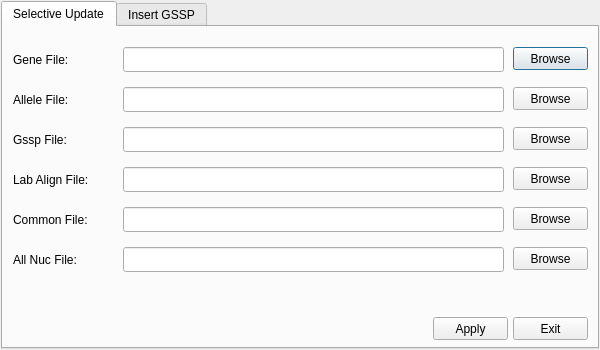
<?xml version="1.0" encoding="UTF-8"?>
<ui version="4.0">
 <class>UpdateDataDlg</class>
 <widget class="QDialog" name="UpdateDataDlg">
  <property name="geometry">
   <rect>
    <x>0</x>
    <y>0</y>
    <width>600</width>
    <height>350</height>
   </rect>
  </property>
  <property name="windowTitle">
   <string>SoapTyping</string>
  </property>
  <property name="windowIcon">
   <iconset resource="../hla.qrc">
    <normaloff>:/png/images/about.png</normaloff>:/png/images/about.png</iconset>
  </property>
  <widget class="QTabWidget" name="tabWidget">
   <property name="geometry">
    <rect>
     <x>1</x>
     <y>1</y>
     <width>598</width>
     <height>348</height>
    </rect>
   </property>
   <property name="currentIndex">
    <number>0</number>
   </property>
   <widget class="QWidget" name="tab">
    <attribute name="title">
     <string>Selective Update</string>
    </attribute>
    <widget class="QLabel" name="label">
     <property name="geometry">
      <rect>
       <x>10</x>
       <y>20</y>
       <width>81</width>
       <height>25</height>
      </rect>
     </property>
     <property name="text">
      <string>Gene File:</string>
     </property>
    </widget>
    <widget class="QLabel" name="label_2">
     <property name="geometry">
      <rect>
       <x>10</x>
       <y>60</y>
       <width>81</width>
       <height>25</height>
      </rect>
     </property>
     <property name="text">
      <string>Allele File:</string>
     </property>
    </widget>
    <widget class="QLabel" name="label_3">
     <property name="geometry">
      <rect>
       <x>10</x>
       <y>100</y>
       <width>71</width>
       <height>25</height>
      </rect>
     </property>
     <property name="text">
      <string>Gssp File:</string>
     </property>
    </widget>
    <widget class="QLabel" name="label_4">
     <property name="geometry">
      <rect>
       <x>10</x>
       <y>140</y>
       <width>101</width>
       <height>25</height>
      </rect>
     </property>
     <property name="text">
      <string>Lab Align File:</string>
     </property>
    </widget>
    <widget class="QLabel" name="label_5">
     <property name="geometry">
      <rect>
       <x>10</x>
       <y>180</y>
       <width>81</width>
       <height>25</height>
      </rect>
     </property>
     <property name="text">
      <string>Common File:</string>
     </property>
    </widget>
    <widget class="QLineEdit" name="lineEdit_Gene">
     <property name="geometry">
      <rect>
       <x>120</x>
       <y>20</y>
       <width>381</width>
       <height>25</height>
      </rect>
     </property>
    </widget>
    <widget class="QLineEdit" name="lineEdit_Allele">
     <property name="geometry">
      <rect>
       <x>120</x>
       <y>60</y>
       <width>381</width>
       <height>25</height>
      </rect>
     </property>
    </widget>
    <widget class="QLineEdit" name="lineEdit_Gssp">
     <property name="geometry">
      <rect>
       <x>120</x>
       <y>100</y>
       <width>381</width>
       <height>25</height>
      </rect>
     </property>
    </widget>
    <widget class="QLineEdit" name="lineEdit_LabAlign">
     <property name="geometry">
      <rect>
       <x>120</x>
       <y>140</y>
       <width>381</width>
       <height>25</height>
      </rect>
     </property>
    </widget>
    <widget class="QLineEdit" name="lineEdit_Common">
     <property name="geometry">
      <rect>
       <x>120</x>
       <y>180</y>
       <width>381</width>
       <height>25</height>
      </rect>
     </property>
    </widget>
    <widget class="QPushButton" name="btnGene">
     <property name="geometry">
      <rect>
       <x>510</x>
       <y>20</y>
       <width>75</width>
       <height>23</height>
      </rect>
     </property>
     <property name="text">
      <string>Browse</string>
     </property>
    </widget>
    <widget class="QPushButton" name="btnAllele">
     <property name="geometry">
      <rect>
       <x>510</x>
       <y>60</y>
       <width>75</width>
       <height>23</height>
      </rect>
     </property>
     <property name="text">
      <string>Browse</string>
     </property>
    </widget>
    <widget class="QPushButton" name="btnGssp">
     <property name="geometry">
      <rect>
       <x>510</x>
       <y>100</y>
       <width>75</width>
       <height>23</height>
      </rect>
     </property>
     <property name="text">
      <string>Browse</string>
     </property>
    </widget>
    <widget class="QPushButton" name="btnLabAlign">
     <property name="geometry">
      <rect>
       <x>510</x>
       <y>140</y>
       <width>75</width>
       <height>23</height>
      </rect>
     </property>
     <property name="text">
      <string>Browse</string>
     </property>
    </widget>
    <widget class="QPushButton" name="btnCommon">
     <property name="geometry">
      <rect>
       <x>510</x>
       <y>180</y>
       <width>75</width>
       <height>23</height>
      </rect>
     </property>
     <property name="text">
      <string>Browse</string>
     </property>
    </widget>
    <widget class="QPushButton" name="btnApply">
     <property name="geometry">
      <rect>
       <x>430</x>
       <y>290</y>
       <width>75</width>
       <height>23</height>
      </rect>
     </property>
     <property name="text">
      <string>Apply</string>
     </property>
    </widget>
    <widget class="QPushButton" name="btnExit">
     <property name="geometry">
      <rect>
       <x>510</x>
       <y>290</y>
       <width>75</width>
       <height>23</height>
      </rect>
     </property>
     <property name="text">
      <string>Exit</string>
     </property>
    </widget>
    <widget class="QLabel" name="label_">
     <property name="geometry">
      <rect>
       <x>10</x>
       <y>220</y>
       <width>81</width>
       <height>25</height>
      </rect>
     </property>
     <property name="text">
      <string>All Nuc File:</string>
     </property>
    </widget>
    <widget class="QLineEdit" name="lineEdit_Nuc">
     <property name="geometry">
      <rect>
       <x>120</x>
       <y>220</y>
       <width>381</width>
       <height>25</height>
      </rect>
     </property>
    </widget>
    <widget class="QPushButton" name="btnNuc">
     <property name="geometry">
      <rect>
       <x>510</x>
       <y>220</y>
       <width>75</width>
       <height>23</height>
      </rect>
     </property>
     <property name="text">
      <string>Browse</string>
     </property>
    </widget>
   </widget>
   <widget class="QWidget" name="tab_2">
    <attribute name="title">
     <string>Insert GSSP</string>
    </attribute>
    <widget class="QLabel" name="label_6">
     <property name="geometry">
      <rect>
       <x>10</x>
       <y>10</y>
       <width>111</width>
       <height>25</height>
      </rect>
     </property>
     <property name="text">
      <string>GSSP Name:</string>
     </property>
    </widget>
    <widget class="QLabel" name="label_7">
     <property name="geometry">
      <rect>
       <x>210</x>
       <y>10</y>
       <width>111</width>
       <height>25</height>
      </rect>
     </property>
     <property name="text">
      <string>Gene Name:</string>
     </property>
    </widget>
    <widget class="QLabel" name="label_8">
     <property name="geometry">
      <rect>
       <x>400</x>
       <y>10</y>
       <width>111</width>
       <height>25</height>
      </rect>
     </property>
     <property name="text">
      <string>Exon Index[1,8]</string>
     </property>
    </widget>
    <widget class="QLineEdit" name="lineEdit_Gssp_Name">
     <property name="geometry">
      <rect>
       <x>8</x>
       <y>40</y>
       <width>185</width>
       <height>25</height>
      </rect>
     </property>
    </widget>
    <widget class="QLineEdit" name="lineEdit_Gene_Name">
     <property name="geometry">
      <rect>
       <x>203</x>
       <y>40</y>
       <width>185</width>
       <height>25</height>
      </rect>
     </property>
    </widget>
    <widget class="QLineEdit" name="lineEdit_Exon">
     <property name="geometry">
      <rect>
       <x>398</x>
       <y>40</y>
       <width>185</width>
       <height>25</height>
      </rect>
     </property>
    </widget>
    <widget class="QLineEdit" name="lineEdit_FR">
     <property name="geometry">
      <rect>
       <x>8</x>
       <y>110</y>
       <width>185</width>
       <height>25</height>
      </rect>
     </property>
    </widget>
    <widget class="QLineEdit" name="lineEdit_Base">
     <property name="geometry">
      <rect>
       <x>398</x>
       <y>110</y>
       <width>185</width>
       <height>25</height>
      </rect>
     </property>
    </widget>
    <widget class="QLabel" name="label_9">
     <property name="geometry">
      <rect>
       <x>10</x>
       <y>80</y>
       <width>111</width>
       <height>25</height>
      </rect>
     </property>
     <property name="text">
      <string>F or R(F/R):</string>
     </property>
    </widget>
    <widget class="QLabel" name="label_10">
     <property name="geometry">
      <rect>
       <x>400</x>
       <y>80</y>
       <width>111</width>
       <height>25</height>
      </rect>
     </property>
     <property name="text">
      <string>GSSP Bases:</string>
     </property>
    </widget>
    <widget class="QLineEdit" name="lineEdit_Pos">
     <property name="geometry">
      <rect>
       <x>203</x>
       <y>110</y>
       <width>185</width>
       <height>25</height>
      </rect>
     </property>
    </widget>
    <widget class="QLabel" name="label_11">
     <property name="geometry">
      <rect>
       <x>210</x>
       <y>80</y>
       <width>111</width>
       <height>25</height>
      </rect>
     </property>
     <property name="text">
      <string>GSSP Position:</string>
     </property>
    </widget>
    <widget class="QPushButton" name="btnClear">
     <property name="geometry">
      <rect>
       <x>350</x>
       <y>290</y>
       <width>75</width>
       <height>23</height>
      </rect>
     </property>
     <property name="text">
      <string>Clear</string>
     </property>
    </widget>
    <widget class="QPushButton" name="btnInsert">
     <property name="geometry">
      <rect>
       <x>430</x>
       <y>290</y>
       <width>75</width>
       <height>23</height>
      </rect>
     </property>
     <property name="text">
      <string>Insert</string>
     </property>
    </widget>
    <widget class="QPushButton" name="btnExit_2">
     <property name="geometry">
      <rect>
       <x>510</x>
       <y>290</y>
       <width>75</width>
       <height>23</height>
      </rect>
     </property>
     <property name="text">
      <string>Exit</string>
     </property>
    </widget>
   </widget>
  </widget>
 </widget>
 <resources>
  <include location="../hla.qrc"/>
 </resources>
 <connections/>
</ui>
